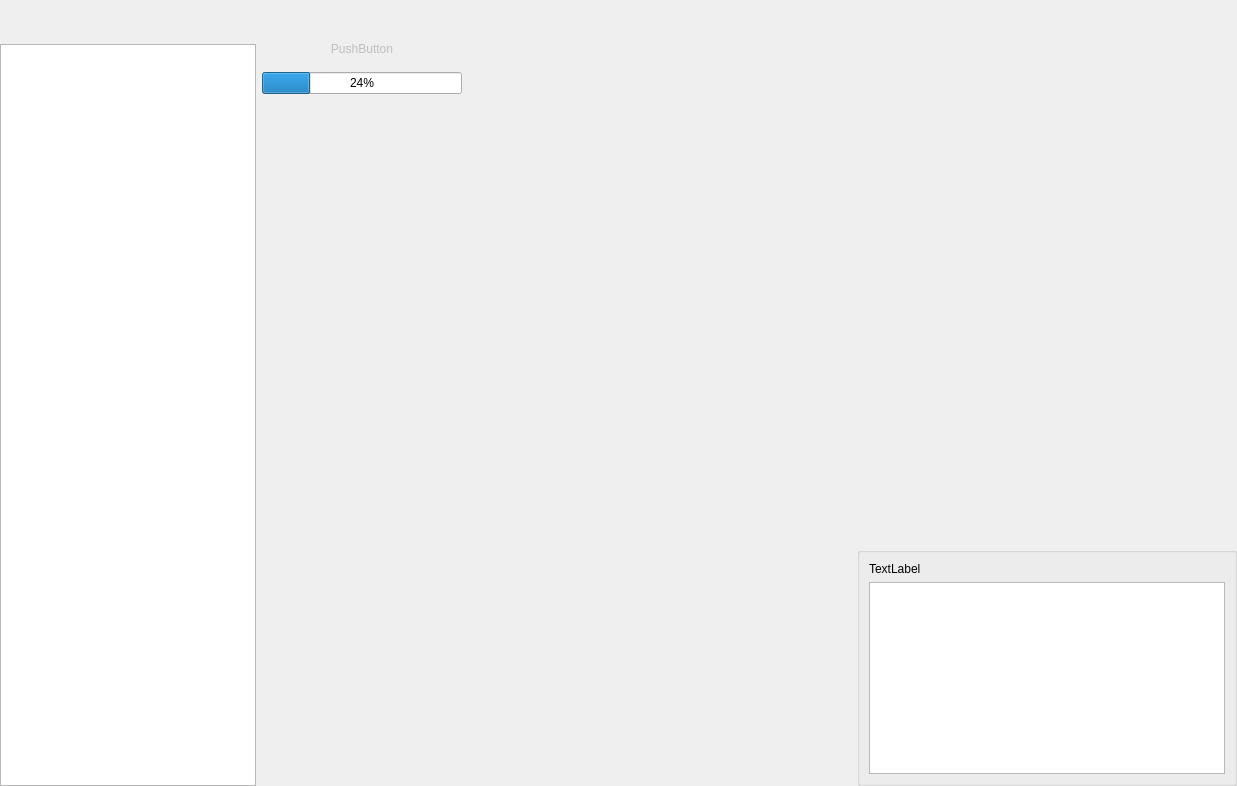
<?xml version="1.0" encoding="UTF-8"?>
<ui version="4.0">
 <class>FormCityDlg</class>
 <widget class="QWidget" name="FormCityDlg">
  <property name="geometry">
   <rect>
    <x>0</x>
    <y>0</y>
    <width>1237</width>
    <height>786</height>
   </rect>
  </property>
  <property name="sizePolicy">
   <sizepolicy hsizetype="Minimum" vsizetype="Minimum">
    <horstretch>0</horstretch>
    <verstretch>0</verstretch>
   </sizepolicy>
  </property>
  <property name="windowTitle">
   <string>Form</string>
  </property>
  <layout class="QHBoxLayout" name="horizontalLayout_3">
   <property name="leftMargin">
    <number>0</number>
   </property>
   <property name="topMargin">
    <number>0</number>
   </property>
   <property name="rightMargin">
    <number>0</number>
   </property>
   <property name="bottomMargin">
    <number>0</number>
   </property>
   <item>
    <widget class="QWidget" name="widget" native="true">
     <property name="autoFillBackground">
      <bool>true</bool>
     </property>
     <layout class="QGridLayout" name="gridLayout" rowstretch="0,1">
      <property name="leftMargin">
       <number>0</number>
      </property>
      <property name="bottomMargin">
       <number>0</number>
      </property>
      <item row="1" column="1">
       <layout class="QVBoxLayout" name="verticalLayout_9" stretch="0,0,0,100">
        <item>
         <widget class="QPushButton" name="lcity_name">
          <property name="enabled">
           <bool>false</bool>
          </property>
          <property name="sizePolicy">
           <sizepolicy hsizetype="Preferred" vsizetype="Fixed">
            <horstretch>0</horstretch>
            <verstretch>0</verstretch>
           </sizepolicy>
          </property>
          <property name="text">
           <string>PushButton</string>
          </property>
          <property name="flat">
           <bool>true</bool>
          </property>
         </widget>
        </item>
        <item>
         <widget class="cityIconInfoLabel" name="info_icon_label" native="true"/>
        </item>
        <item>
         <widget class="progress_bar" name="production_combo_p">
          <property name="sizePolicy">
           <sizepolicy hsizetype="Preferred" vsizetype="Fixed">
            <horstretch>0</horstretch>
            <verstretch>50</verstretch>
           </sizepolicy>
          </property>
          <property name="minimumSize">
           <size>
            <width>200</width>
            <height>0</height>
           </size>
          </property>
          <property name="value">
           <number>24</number>
          </property>
         </widget>
        </item>
        <item>
         <spacer name="verticalSpacer">
          <property name="orientation">
           <enum>Qt::Vertical</enum>
          </property>
          <property name="sizeHint" stdset="0">
           <size>
            <width>20</width>
            <height>40</height>
           </size>
          </property>
         </spacer>
        </item>
       </layout>
      </item>
      <item row="1" column="0">
       <layout class="QVBoxLayout" name="verticalLayout_4">
        <item>
         <widget class="freeciv::city_icon_widget" name="icon" native="true"/>
        </item>
        <item>
         <widget class="freeciv::upkeep_widget" name="upkeep"/>
        </item>
       </layout>
      </item>
      <item row="0" column="0" colspan="2">
       <layout class="QHBoxLayout" name="horizontalLayout">
        <property name="leftMargin">
         <number>6</number>
        </property>
        <item>
         <widget class="QToolButton" name="prev_city_but">
          <property name="sizePolicy">
           <sizepolicy hsizetype="Minimum" vsizetype="Expanding">
            <horstretch>0</horstretch>
            <verstretch>0</verstretch>
           </sizepolicy>
          </property>
          <property name="shortcut">
           <string>Left</string>
          </property>
          <property name="autoRaise">
           <bool>true</bool>
          </property>
         </widget>
        </item>
        <item>
         <widget class="QToolButton" name="next_city_but">
          <property name="sizePolicy">
           <sizepolicy hsizetype="Minimum" vsizetype="Expanding">
            <horstretch>0</horstretch>
            <verstretch>0</verstretch>
           </sizepolicy>
          </property>
          <property name="shortcut">
           <string>Right</string>
          </property>
          <property name="autoRaise">
           <bool>true</bool>
          </property>
         </widget>
        </item>
        <item>
         <spacer name="horizontalSpacer_2">
          <property name="orientation">
           <enum>Qt::Horizontal</enum>
          </property>
          <property name="sizeHint" stdset="0">
           <size>
            <width>40</width>
            <height>20</height>
           </size>
          </property>
         </spacer>
        </item>
        <item>
         <widget class="QToolButton" name="bclose">
          <property name="sizePolicy">
           <sizepolicy hsizetype="Minimum" vsizetype="Expanding">
            <horstretch>0</horstretch>
            <verstretch>0</verstretch>
           </sizepolicy>
          </property>
          <property name="shortcut">
           <string>Esc</string>
          </property>
          <property name="autoRaise">
           <bool>true</bool>
          </property>
         </widget>
        </item>
       </layout>
      </item>
     </layout>
    </widget>
   </item>
   <item>
    <spacer name="horizontalSpacer">
     <property name="orientation">
      <enum>Qt::Horizontal</enum>
     </property>
     <property name="sizeHint" stdset="0">
      <size>
       <width>0</width>
       <height>0</height>
      </size>
     </property>
    </spacer>
   </item>
   <item>
    <layout class="QVBoxLayout" name="verticalLayout_6">
     <item>
      <spacer name="middleSpacer">
       <property name="orientation">
        <enum>Qt::Horizontal</enum>
       </property>
       <property name="sizeType">
        <enum>QSizePolicy::MinimumExpanding</enum>
       </property>
       <property name="sizeHint" stdset="0">
        <size>
         <width>0</width>
         <height>0</height>
        </size>
       </property>
      </spacer>
     </item>
     <item>
      <spacer name="verticalSpacer_3">
       <property name="orientation">
        <enum>Qt::Vertical</enum>
       </property>
       <property name="sizeHint" stdset="0">
        <size>
         <width>20</width>
         <height>40</height>
        </size>
       </property>
      </spacer>
     </item>
     <item>
      <widget class="QGroupBox" name="groupBox_3">
       <layout class="QVBoxLayout" name="verticalLayout_5">
        <item>
         <widget class="QLabel" name="curr_units">
          <property name="sizePolicy">
           <sizepolicy hsizetype="Preferred" vsizetype="Preferred">
            <horstretch>0</horstretch>
            <verstretch>0</verstretch>
           </sizepolicy>
          </property>
          <property name="text">
           <string>TextLabel</string>
          </property>
          <property name="alignment">
           <set>Qt::AlignLeading|Qt::AlignLeft|Qt::AlignVCenter</set>
          </property>
         </widget>
        </item>
        <item>
         <widget class="unit_list_widget" name="present_units_list">
          <property name="sizePolicy">
           <sizepolicy hsizetype="Preferred" vsizetype="Preferred">
            <horstretch>0</horstretch>
            <verstretch>0</verstretch>
           </sizepolicy>
          </property>
          <property name="selectionMode">
           <enum>QAbstractItemView::ExtendedSelection</enum>
          </property>
          <property name="flow">
           <enum>QListView::LeftToRight</enum>
          </property>
          <property name="resizeMode">
           <enum>QListView::Adjust</enum>
          </property>
          <property name="viewMode">
           <enum>QListView::IconMode</enum>
          </property>
         </widget>
        </item>
       </layout>
      </widget>
     </item>
    </layout>
   </item>
  </layout>
 </widget>
 <customwidgets>
  <customwidget>
   <class>progress_bar</class>
   <extends>QProgressBar</extends>
   <header>citydlg.h</header>
  </customwidget>
  <customwidget>
   <class>unit_list_widget</class>
   <extends>QListWidget</extends>
   <header>citydlg.h</header>
  </customwidget>
  <customwidget>
   <class>cityIconInfoLabel</class>
   <extends>QWidget</extends>
   <header>citydlg.h</header>
   <container>1</container>
  </customwidget>
  <customwidget>
   <class>freeciv::upkeep_widget</class>
   <extends>QListView</extends>
   <header>widgets/city/upkeep_widget.h</header>
  </customwidget>
  <customwidget>
   <class>freeciv::city_icon_widget</class>
   <extends>QWidget</extends>
   <header>widgets/city/city_icon_widget.h</header>
   <container>1</container>
  </customwidget>
 </customwidgets>
 <resources/>
 <connections/>
</ui>
